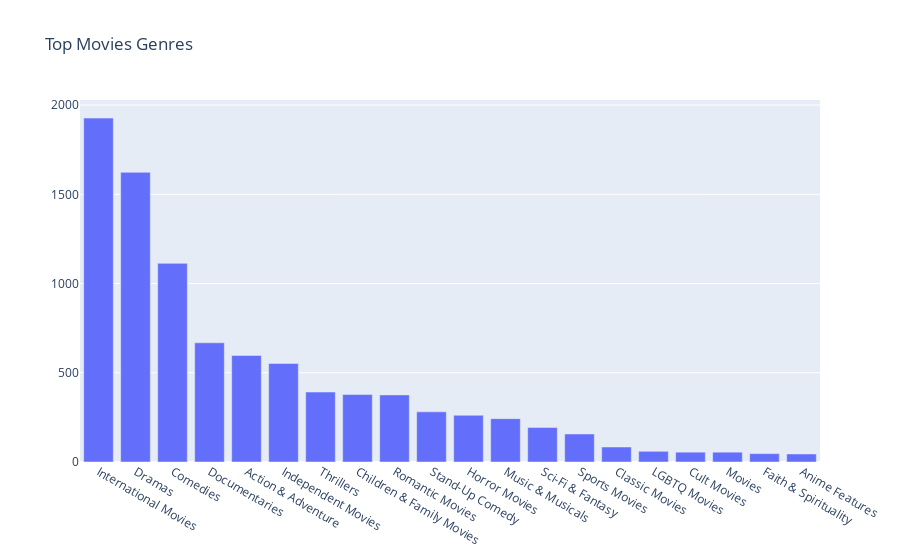

Here is the notebook cell this chart was saved with:
### Code cell
top_genres(movie_df, title='Top Movies Genres')

### Figure 1 — Plotly figure (JSON) as saved in the notebook; plotly's stock layout.template omitted (floating-point values rounded to 4 significant figures)
{"data": [{"type": "bar", "x": ["International Movies", "Dramas", "Comedies", "Documentaries", "Action & Adventure", "Independent Movies", "Thrillers", "Children & Family Movies", "Romantic Movies", "Stand-Up Comedy", "Horror Movies", "Music & Musicals", "Sci-Fi & Fantasy", "Sports Movies", "Classic Movies", "LGBTQ Movies", "Cult Movies", "Movies", "Faith & Spirituality", "Anime Features"], "y": [1927, 1623, 1113, 668, 597, 552, 392, 378, 376, 281, 262, 243, 193, 157, 84, 60, 55, 55, 47, 45]}], "layout": {"title": {"text": "Top Movies Genres"}, "xaxis": {"categoryorder": "total descending"}}}
